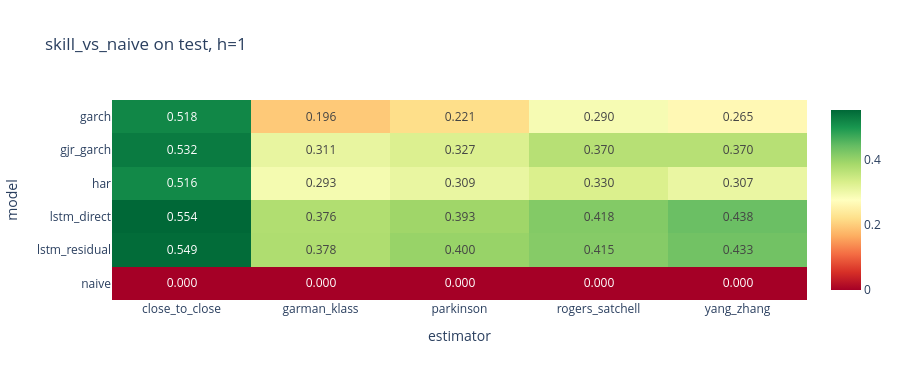
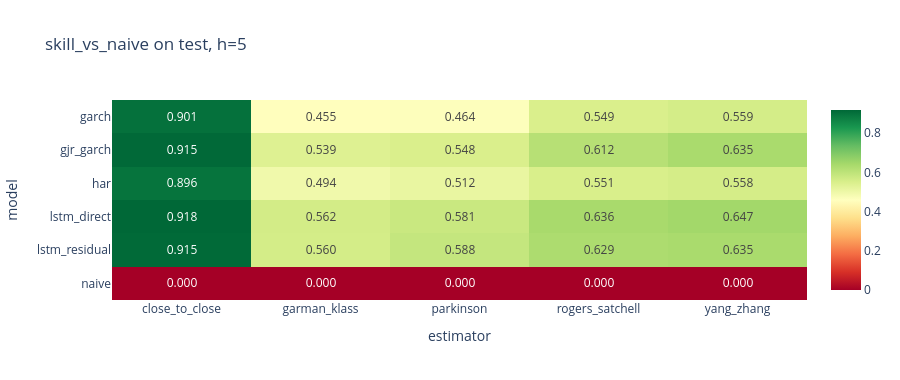
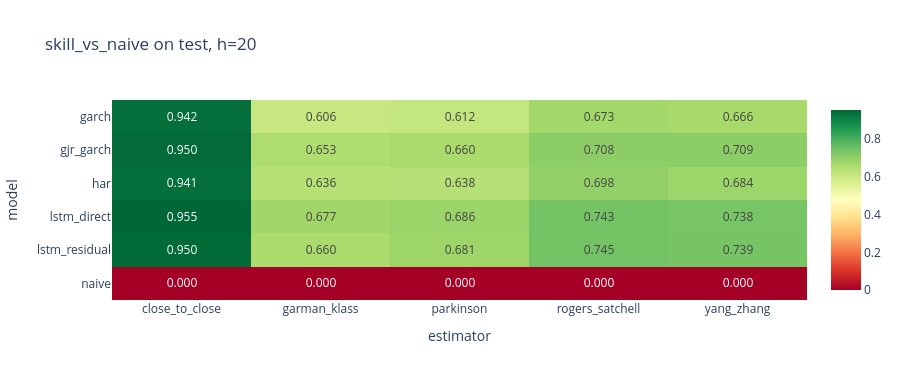

Write notebook code for charts like these, in order.
### Markdown cell above
## 4 · Evaluarea prognozelor (doar perioada de test)

- **skill_vs_naive** = 1 − MSE/MSE(naiv). Zero sau mai puțin înseamnă că modelul nu aduce nimic peste „mâine = azi”.
- **change_corr** = corr(prognoză − naiv, realizat − naiv). Prezice modelul *mișcarea* volatilității? O copie lag-1 obține ≈ 0.
- **dm_vs_har**: statistica Diebold–Mariano pe pierderea QLIKE, comparativ cu HAR. Negativ = mai bun decât HAR; |DM| > 1,96 este semnificativ la 5%.
- **QLIKE** penalizează subestimarea volatilității mai mult decât supraestimarea, ceea ce reflectă costul asimetric din managementul riscului.

### Code cell
for h in config.HORIZONS:
    plots.metric_heatmap(metrics, "skill_vs_naive", h).show()

### Figure 1 — Plotly figure (JSON) as saved in the notebook; plotly's stock layout.template omitted (floating-point values rounded to 4 significant figures)
{"data": [{"coloraxis": "coloraxis", "hovertemplate": "estimator: %{x}<br>model: %{y}<br>color: %{z}<extra></extra>", "name": "0", "texttemplate": "%{z:.3f}", "type": "heatmap", "x": ["close_to_close", "garman_klass", "parkinson", "rogers_satchell", "yang_zhang"], "xaxis": "x", "y": ["garch", "gjr_garch", "har", "lstm_direct", "lstm_residual", "naive"], "yaxis": "y", "z": [[0.5183, 0.1964, 0.2209, 0.2896, 0.265], [0.5319, 0.3105, 0.3273, 0.3696, 0.3696], [0.5159, 0.2925, 0.309, 0.3301, 0.3075], [0.554, 0.3759, 0.3929, 0.4182, 0.4384], [0.5488, 0.3777, 0.3997, 0.4155, 0.4332], [0.0, 0.0, 0.0, 0.0, 0.0]]}], "layout": {"coloraxis": {"autocolorscale": false, "colorscale": [[0, "rgb(165,0,38)"], [0.1, "rgb(215,48,39)"], [0.2, "rgb(244,109,67)"], [0.3, "rgb(253,174,97)"], [0.4, "rgb(254,224,139)"], [0.5, "rgb(255,255,191)"], [0.6, "rgb(217,239,139)"], [0.7, "rgb(166,217,106)"], [0.8, "rgb(102,189,99)"], [0.9, "rgb(26,152,80)"], [1, "rgb(0,104,55)"]]}, "height": 380, "title": {"text": "skill_vs_naive on test, h=1"}, "xaxis": {"anchor": "y", "domain": [0, 1], "title": {"text": "estimator"}}, "yaxis": {"anchor": "x", "autorange": "reversed", "domain": [0, 1], "title": {"text": "model"}}}}

### Figure 2 — Plotly figure (JSON) as saved in the notebook; plotly's stock layout.template omitted (floating-point values rounded to 4 significant figures)
{"data": [{"coloraxis": "coloraxis", "hovertemplate": "estimator: %{x}<br>model: %{y}<br>color: %{z}<extra></extra>", "name": "0", "texttemplate": "%{z:.3f}", "type": "heatmap", "x": ["close_to_close", "garman_klass", "parkinson", "rogers_satchell", "yang_zhang"], "xaxis": "x", "y": ["garch", "gjr_garch", "har", "lstm_direct", "lstm_residual", "naive"], "yaxis": "y", "z": [[0.9009, 0.4548, 0.464, 0.5486, 0.5592], [0.9152, 0.5391, 0.5482, 0.612, 0.6345], [0.8956, 0.494, 0.512, 0.5505, 0.5585], [0.918, 0.5617, 0.5805, 0.6364, 0.6471], [0.9148, 0.5603, 0.5879, 0.6294, 0.6347], [0.0, 0.0, 0.0, 0.0, 0.0]]}], "layout": {"coloraxis": {"autocolorscale": false, "colorscale": [[0, "rgb(165,0,38)"], [0.1, "rgb(215,48,39)"], [0.2, "rgb(244,109,67)"], [0.3, "rgb(253,174,97)"], [0.4, "rgb(254,224,139)"], [0.5, "rgb(255,255,191)"], [0.6, "rgb(217,239,139)"], [0.7, "rgb(166,217,106)"], [0.8, "rgb(102,189,99)"], [0.9, "rgb(26,152,80)"], [1, "rgb(0,104,55)"]]}, "height": 380, "title": {"text": "skill_vs_naive on test, h=5"}, "xaxis": {"anchor": "y", "domain": [0, 1], "title": {"text": "estimator"}}, "yaxis": {"anchor": "x", "autorange": "reversed", "domain": [0, 1], "title": {"text": "model"}}}}

### Figure 3 — Plotly figure (JSON) as saved in the notebook; plotly's stock layout.template omitted (floating-point values rounded to 4 significant figures)
{"data": [{"coloraxis": "coloraxis", "hovertemplate": "estimator: %{x}<br>model: %{y}<br>color: %{z}<extra></extra>", "name": "0", "texttemplate": "%{z:.3f}", "type": "heatmap", "x": ["close_to_close", "garman_klass", "parkinson", "rogers_satchell", "yang_zhang"], "xaxis": "x", "y": ["garch", "gjr_garch", "har", "lstm_direct", "lstm_residual", "naive"], "yaxis": "y", "z": [[0.9421, 0.6063, 0.612, 0.6732, 0.666], [0.9496, 0.6526, 0.6601, 0.7082, 0.7088], [0.9408, 0.6364, 0.6383, 0.6976, 0.6838], [0.9555, 0.677, 0.6856, 0.7432, 0.7379], [0.9503, 0.6598, 0.6809, 0.7447, 0.7392], [0.0, 0.0, 0.0, 0.0, 0.0]]}], "layout": {"coloraxis": {"autocolorscale": false, "colorscale": [[0, "rgb(165,0,38)"], [0.1, "rgb(215,48,39)"], [0.2, "rgb(244,109,67)"], [0.3, "rgb(253,174,97)"], [0.4, "rgb(254,224,139)"], [0.5, "rgb(255,255,191)"], [0.6, "rgb(217,239,139)"], [0.7, "rgb(166,217,106)"], [0.8, "rgb(102,189,99)"], [0.9, "rgb(26,152,80)"], [1, "rgb(0,104,55)"]]}, "height": 380, "title": {"text": "skill_vs_naive on test, h=20"}, "xaxis": {"anchor": "y", "domain": [0, 1], "title": {"text": "estimator"}}, "yaxis": {"anchor": "x", "autorange": "reversed", "domain": [0, 1], "title": {"text": "model"}}}}
